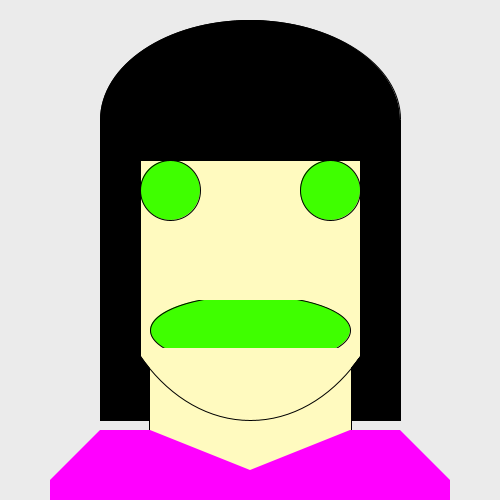
Frame 1 (no input)
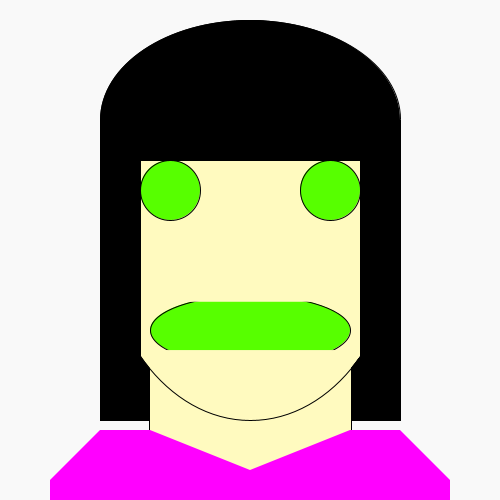
Frame 60 (the mouse pressed at the canvas centre just before this capture)
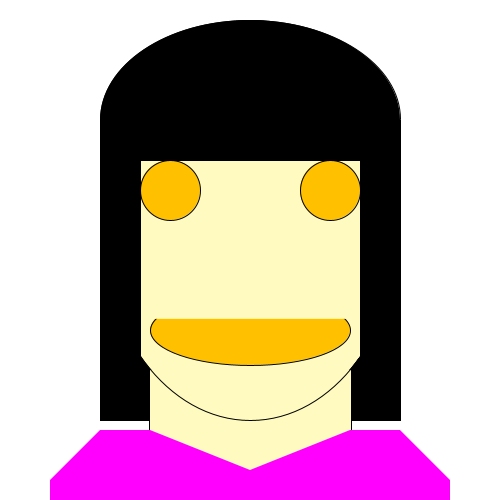
Frame 120 (the mouse held since frame 60 and released just before this capture)

The Processing sketch that drew these frames (run headless with seeded random() and noise(); from frame 60 on, the mouse is pressed at the canvas centre):

// Processing sketch: processing_172165
// ── processing_172165.pde

float counter = 0;
void setup()
{
  smooth ();
  size (500,500);
}
void draw ()
{
  translate (width/2, height/2);
  colorMode (HSB, 360,100,100);
  
  println (sin(counter));
  
  float counter_mouse = map (mouseX,0,width,0.01,0.2);
  float amplitude = map (sin(counter),-1,1,-100,100);
  float amplitude2 = map (sin(counter),-1,1,200,10);
  float amplitude3 = map (sin(counter),-1,1,10,360);
  counter += counter_mouse*0.1;
  
  background (0,0,amplitude3*0.5);
  
  fill (0,0,0);
  stroke  (1);
  rect (-150,108,300,62); //Haare hinten
  
  noFill();
  rect (-101,120,202,100);  //Hals
  
  fill (#FFFABF);
  ellipse (0,-30,300,400);  //GesichtFarbe
  
  fill (amplitude2,100,100);
  ellipse (-80,-60,60,60); //Augen
  ellipse (80,-60,60,60);
  ellipse (0,80,200,70);  //Mund
 
  noStroke();   
  fill (#FFFABF);
  ellipse (0,amplitude*0.3,240,70);
  rect (-100,10+amplitude*0.3,201,40);
  rect (-100,98+amplitude*0.35,201,55);
  rect (-100,120,201,100);  //HalsFarbe
  
  stroke  (1);
  noFill();
  ellipse (0,-30,300,400);   //Gesicht
  
  fill (0,0,0);                //Haare
  rect (-130,-130,260,40);
  rect (-150,-130,40,300);
  rect (110,-130,40,300);
  arc  (0,-130,300,200,PI,TWO_PI);
  
  fill (300,100,amplitude3);
  noStroke();
  rect (100,180,50,90);
  rect (-150,180,50,90);
  triangle (-100,180,0,220,-100,300);
  triangle (100,180,0,220,100,300);
  rect (-100,220,200,40);
  triangle (-150,180,-200,230,-150,300);
  triangle (150,180,200,230,150,300);
  rect (-200,230,400,50); 
}
  
